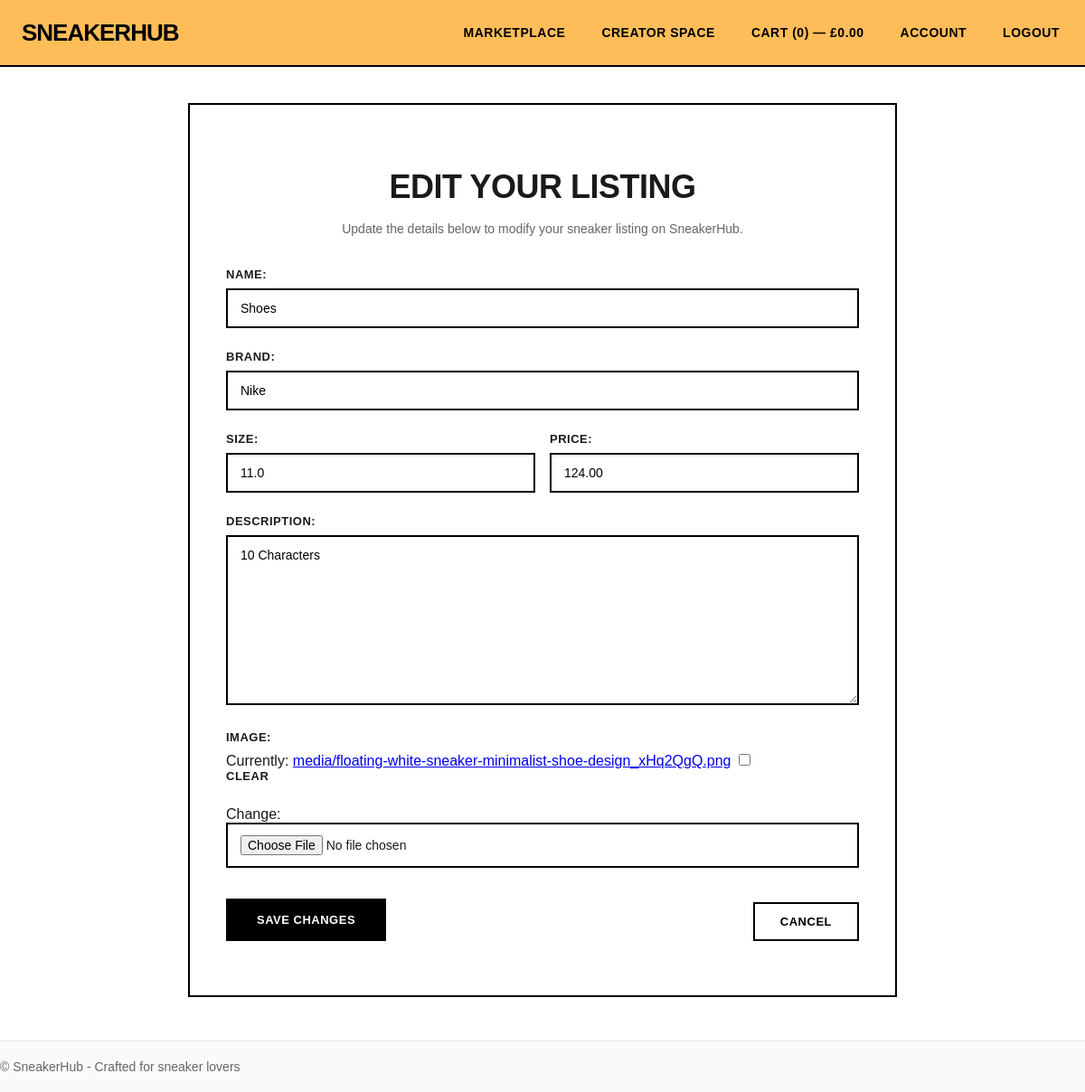
/listings/edit/51/ (signed in), run on the app's committed database.
### marketplace/models.py (models this page shows, shortened)
class Sneaker(models.Model):
    name = models.CharField(max_length=255)
    brand = models.CharField(max_length=255)
    size = models.DecimalField(max_digits=4, decimal_places=1)
    price = models.DecimalField(max_digits=10, decimal_places=2)
    description = models.TextField(blank=True, null=True)
    image = models.ImageField(upload_to='media/', blank=True, null=True)
    owner = models.ForeignKey(
        settings.AUTH_USER_MODEL,
        on_delete=models.CASCADE,
        related_name='sneakers'
    )
    created_at = models.DateTimeField(auto_now_add=True)
    updated_at = models.DateTimeField(auto_now=True)
    is_sold = models.BooleanField(default=False)

### listings/views.py (the view)
# urls.py: path('listings/edit/<int:sneaker_id>/', editListingView, name='edit_listing'),
@login_required
def editListingView(request, sneaker_id):
    sneaker = get_object_or_404(Sneaker, id=sneaker_id, owner=request.user)
    if request.method == 'POST':
        form = ListingCreationForm(request.POST, request.FILES, instance=sneaker)
        if form.is_valid():
            form.save()
            return redirect('sneaker_detail', sneaker_id=sneaker.id)
    else:
        form = ListingCreationForm(instance=sneaker)
    return render(request, 'edit_listing.html', {'form': form, 'sneaker': sneaker})

### listings/forms.py (shortened to what this page needs)
class ListingCreationForm(forms.ModelForm):
    class Meta:
        model = Sneaker
        fields = ['name', 'brand', 'size', 'price', 'description', 'image']

### cart/context_processors.py (called while the page is built, shortened)
def cart_totals(request):
    cart = request.session.get('cart', {})
    count = 0
    total = 0.0
    return {'cart': {'count': count, 'total': total}}

### templates/edit_listing.html (shortened to what this page needs)
{% extends 'base.html' %}
{% load static %}
{% block content %}
<section class="create-listing-section" style="margin-top: 40px;">
    <div class="container">
        <div class="create-card">
            <h1>Edit Your Listing</h1>
            <p class="create-listing-subtitle">Update the details below to modify your sneaker listing on SneakerHub.</p>
            <form method="post" enctype="multipart/form-data" class="create-listing-form">
                <div class="form-group">
                    {{ form.name.label_tag }}
                    {{ form.name }}
                </div>
                <div class="form-group">
                    {{ form.brand.label_tag }}
                    {{ form.brand }}
                </div>
                <div class="form-row">
                    <div class="form-group form-half">
                        {{ form.size.label_tag }}
                        {{ form.size }}
                    </div>
                    <div class="form-group form-half">
                        {{ form.price.label_tag }}
                        {{ form.price }}
                    </div>
                </div>
                <div class="form-group">
                    {{ form.description.label_tag }}
                    {{ form.description }}
                </div>
                <div class="form-group">
                    {{ form.image.label_tag }}
                    {{ form.image }}
                </div>
                <div class="form-actions">
                    <button type="submit" class="btn-primary">Save Changes</button>
                    <a href="{% url 'marketplace' %}" class="btn-secondary create-btn">Cancel</a>
                </div>
            </form>
        </div>
    </div>
</section>
{% endblock %}

### static/css/styles.css (style rules this page uses)
body { margin: 0; font-family: Arial, sans-serif; background: white; color: #1a1a1a; }
.container { width: 100%; max-width: 1900px; margin: 0 auto; }
.btn-primary { display: inline-block; background: #000; color: #fff; padding: 14px 32px; border-radius: 0; text-decoration: none; font-weight: 900; border: 2px solid #000; cursor: pointer; text-transform: uppercase; letter-spacing: 0.5px; font-size: 13px; transition: all 0.3s ease; margin-bottom: 10px; }
.btn-secondary { display: inline-block; background: #fff; color: #000; padding: 12px 28px; border-radius: 0; text-decoration: none; font-weight: 900; border: 2px solid #000; cursor: pointer; margin-bottom: 20px; text-transform: uppercase; letter-spacing: 0.5px; font-size: 13px; transition: all 0.3s ease; }
.create-card { background: #fff; border: 2px solid #000; border-radius: 0; padding: 40px; max-width: 700px; margin: 0 auto; }
.create-card h1 { font-size: 36px; margin-bottom: 12px; text-align: center; font-weight: 900; text-transform: uppercase; letter-spacing: -0.5px; }
.create-listing-subtitle { color: #666; margin-bottom: 32px; text-align: center; font-size: 14px; line-height: 1.6; }
.create-listing-form .form-group { margin-bottom: 24px; }
.create-listing-form label { display: block; margin-bottom: 8px; font-weight: 700; text-transform: uppercase; letter-spacing: 0.5px; font-size: 13px; }
.create-listing-form input[type="text"], .create-listing-form input[type="number"], .create-listing-form input[type="file"], .create-listing-form textarea { width: 100%; padding: 12px 14px; border: 2px solid #000; border-radius: 0; font-size: 14px; box-sizing: border-box; font-family: inherit; transition: all 0.3s ease; }
.form-row { display: flex; gap: 16px; }
.form-half { flex: 1; }
.form-actions { margin-top: 32px; display: flex; justify-content: space-between; align-items: center; gap: 12px; }
.form-actions .btn-primary { order: 1; }
.form-actions .create-btn { order: 2; margin-top: 2%; }
.form-actions { margin-top: 20px; display: flex; gap: 12px; align-items: center; }

### data on the page
Sneaker: name "Shoes", brand "Nike", size "11.0", price "124.00", description "10 Characters"

### other printed values
{{ cart.count|default:0 }} "0"
{{ cart.total|default:0|floatformat:2 }} "0.00"
